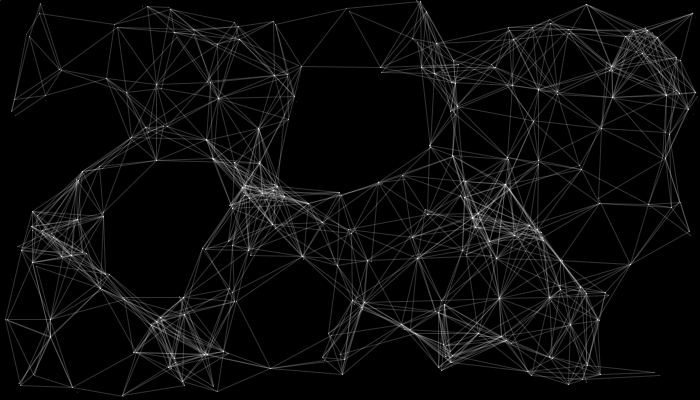
Frame 1 (no input)
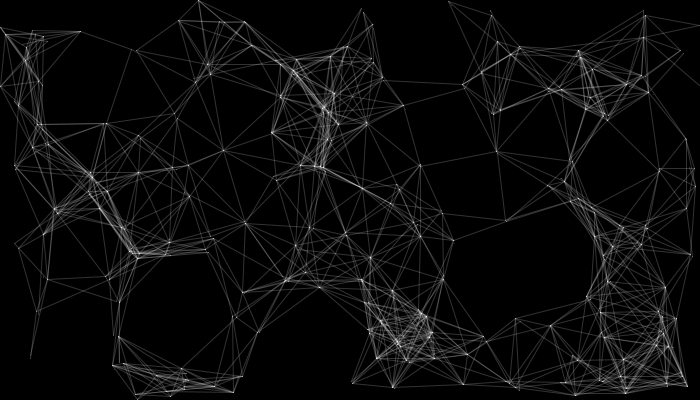
Frame 60 (the mouse pressed at the canvas centre just before this capture)
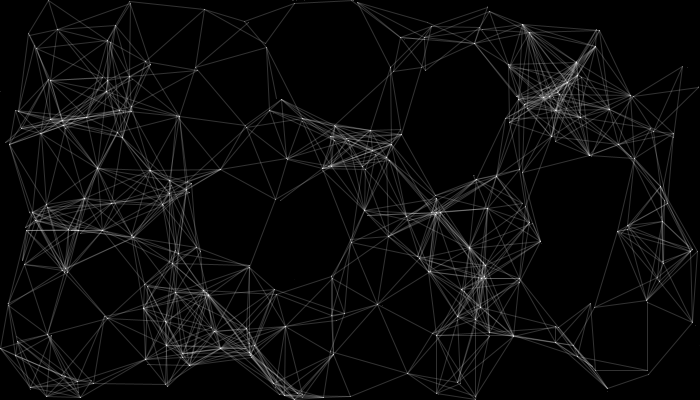
Frame 120 (the mouse held since frame 60 and released just before this capture)

The Processing sketch that drew these frames (run headless with seeded random() and noise(); from frame 60 on, the mouse is pressed at the canvas centre):

// Processing sketch: processing_36024
// ── processing_36024.pde

//////////////////////////////////////////  
int amountlines = 200;      
float speed = 5;
float c_size = 0.1;

float[] pointsX = new float[1000];          
float[] pointsY = new float[1000];          
float[] x = new float[1000];          
float[] y = new float[1000]; 
//float[] speed = new float [amountlines];

//////////////////////////////////////////  



void setup() {

  size(700, 400);
  smooth();
  frameRate(10);
 
 
 
  for (int a = 0; a < amountlines; a++) {
    pointsX[a] = random(0, 700);         
    pointsY[a] = random(0, 400);         
    x[a] = pointsX[a];                    
    y[a] = pointsY[a]; 
  }
}
  
void draw(){
   background(0);
   
   float pull = 3;
   

  for (int a = 0; a < amountlines+1; a++) {
    fill(255,80);
    ellipse(x[a],y[a],c_size,c_size); 
    x[a] = x[a] + random(speed);
    y[a] = y[a] + random(speed);
  
  if (mousePressed == true)
  {  
   if (mouseButton == LEFT)
    {
      if(x[a] < mouseX){
      x[a] += pull;
    }
    else if(x[a] > mouseX){
    x[a] -= pull;
  }
 if (y[a] < mouseY){
 y[a] += pull;
 }
else if (y[a] > mouseY){
 y[a] -= pull;
} 
  }
    
    if (mouseButton == RIGHT)
    {
     if(x[a] > mouseX){
      x[a] += pull;
    }
    else if(x[a] < mouseX){
    x[a] -= pull;
  }
 if (y[a] > mouseY){
 y[a] += pull;
 }
else if (y[a] < mouseY){
 y[a] -= pull;
} 
    }
  }
  
    if(x[a] > width) {
      x[a] = 0;
    }
    if(y[a] > height) {
      y[a] = 0;
      
    }
  
stroke(255,50);
    
    for (int b = a; b < amountlines; b++) {
      if (dist(x[b], y[b], x[a], y[a]) < 80) {
        line(x[b], y[b], x[a], y[a]);
      }
    }
  
  }
}
